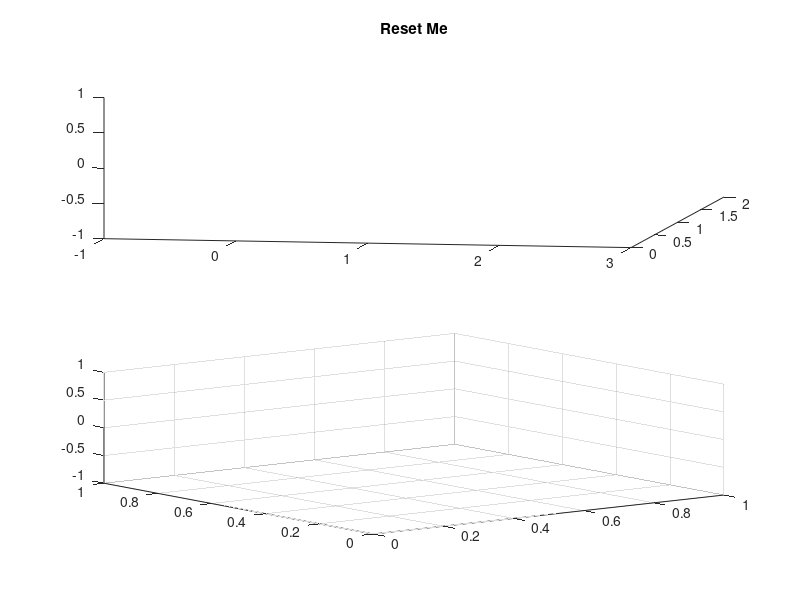

The MATLAB source for this figure: (Note: this script raises an error after producing the figure.)
f = figure(33);
top = subplot(211);
set(top, 'Title', "Keep");
line = plot([0, 1, 2], [0, 1, 4]);
hold on
dots = scatter([0, 1, 2], [1, 0, 1]);

bottom = subplot(212);
mesh_handle = mesh([0, 1; 1, 0]);

figure_children_before = allchild(f);
top_children_before = allchild(top);
bottom_children_before = allchild(bottom);
line_axes = ancestor(line, 'axes');
line_figure = ancestor(line, 'figure');
top_figure = ancestor(top, 'figure');
missing_axes = ancestor(f, 'axes');

cla(top);
top_children_after = allchild(top);
top_title_after = get(top, 'Title');

subplot(212);
cla();
bottom_children_after = allchild(bottom);
figure_children_after = allchild(f);
current_after = gca();

set(top, 'Title', "Reset Me", 'XLim', [-1, 3], 'YLim', [0, 2], 'View', [10, 20], 'Box', 'off', 'Grid', 'on', 'Hold', 'on', 'Position', [0.1, 0.2, 0.3, 0.4]);
cla(top, 'reset');
top_title_reset = get(top, 'Title');
top_xlim_reset = get(top, 'XLim');
top_ylim_reset = get(top, 'YLim');
top_view_reset = get(top, 'View');
top_box_reset = get(top, 'Box');
top_grid_reset = get(top, 'Grid');
top_hold_reset = get(top, 'Hold');
top_position_reset = get(top, 'Position');
